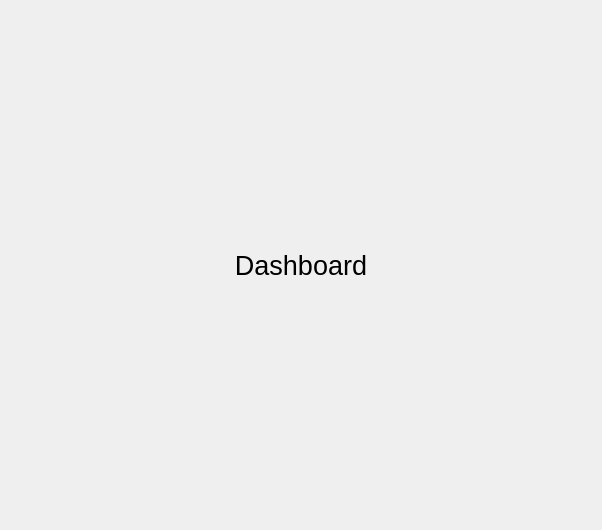
<?xml version="1.0" encoding="UTF-8"?>
<ui version="4.0">
 <class>Form</class>
 <widget class="QWidget" name="Form">
  <property name="geometry">
   <rect>
    <x>0</x>
    <y>0</y>
    <width>602</width>
    <height>530</height>
   </rect>
  </property>
  <property name="windowTitle">
   <string>Form</string>
  </property>
  <layout class="QHBoxLayout" name="horizontalLayout">
   <item>
    <widget class="QLabel" name="label">
     <property name="font">
      <font>
       <pointsize>20</pointsize>
      </font>
     </property>
     <property name="text">
      <string>Dashboard</string>
     </property>
     <property name="alignment">
      <set>Qt::AlignCenter</set>
     </property>
    </widget>
   </item>
  </layout>
 </widget>
 <resources/>
 <connections/>
</ui>
